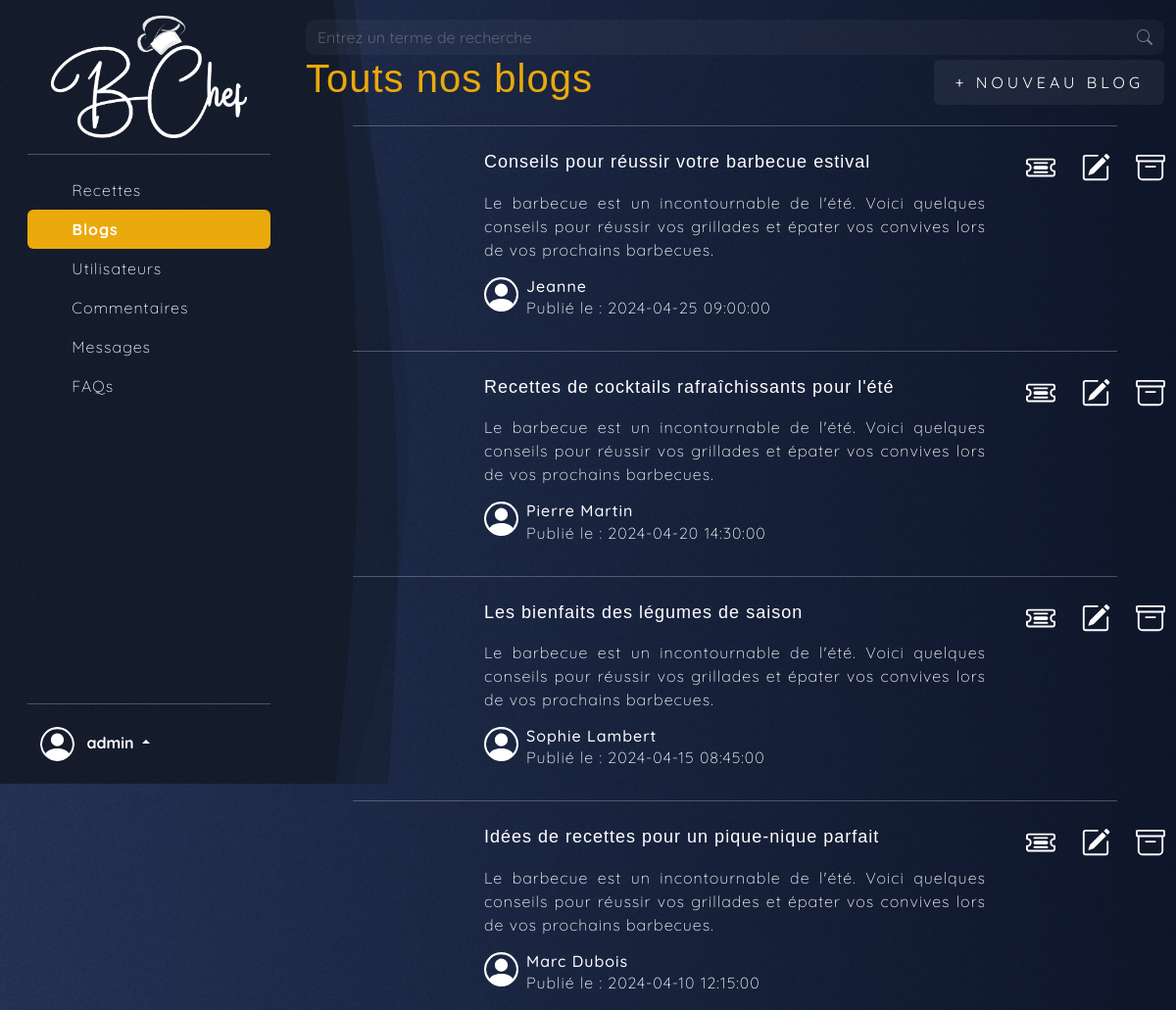
The app's page /admin/admin_blogs.php (signed in) with its own data.
### tables this page shows
CREATE TABLE `blogs` (
  `id_blog` int(11) NOT NULL,
  `titre` varchar(255) NOT NULL,
  `objet` varchar(255) NOT NULL,
  `contenu` text NOT NULL,
  `auteur` varchar(100) NOT NULL,
  `date_creation` timestamp NOT NULL DEFAULT current_timestamp()
);

### admin/admin_blogs.php (the view, shortened to what this page needs)
<?php
include 'header_admin.php';
$connexion = connexion();
try
{
    function getblogs($connexion) {
        $res = $connexion->prepare("SELECT * FROM blogs");
        $res->execute();
        return $res->fetchAll(PDO::FETCH_ASSOC);
    }
    $blogs = getblogs($connexion);
} catch (PDOException $e) {
    echo "Erreur : " . $e->getMessage();
}
?>
<div class="box">
  <div class="form-content">
    <div class="row">
      <div class="col-12">
        <div class="d-flex justify-content-between align-items-center">
          <h1>Touts nos blogs</h1>
          <div class="modal-block">
            <button type="button" class="btn boutton" data-bs-toggle="modal" data-bs-target="#create_Modal"
              data-bs-whatever="@mdo">+ Nouveau blog</button>
          </div>
        </div>
        <main>
          <div class="container marketing">
            <div class="row">
              <?php foreach ($blogs as $blog): ?>
              <div class="col-md-12 px-5">
              <hr>
                  <div class="row">
                    <div class="col-md-2">
                    </div>
                    <div class="col-md-8">
                      <div class="content text-start">
                        <h2 class="name">
                          <?php echo $blog['titre']; ?>
                        </h2>
                        <p class="objet">
                          <?php echo $blog['objet']; ?>
                        </p>
                        <div class="author d-flex gap-2 ">
                          <div>
                          </div>
                          <div>
                            <h6 class="m-0">
                              <?php echo $blog['auteur']; ?>
                            </h6>
                            <p>Publié le :
                              <?php echo $blog['date_creation']; ?>
                            </p>
                          </div>
                        </div>
                      </div>
                    </div>
                    <div class="col-md-2">
                      <div class="d-flex justify-content-between react p-1">
                      <div class="detail">
                        <a href="details_blogs.php?id_blog=<?php echo $blog['id_blog'];?>" class="btn btn-white">
                        </a>
                      </div>
                      <div class="edit">
                        <a href="edit_blogs.php?id_blog=<?php echo $blog['id_blog'];?>&action=edit"
                          class="btn btn-white">
                        </a>
                      </div>
                      <div class="delete">
                        <a href="delete_blogs.php?id_blog=<?php echo $blog['id_blog'];?>"
                          class="btn btn-white">
                        </a>
                      </div>
                    </div>
                    </div>
                  </div>
              </div>
              <?php endforeach; ?>
            </div>
          </div>
        </main>
      </div>
    </div>
  </div>
</div>
</body>
</html>

### admin/style.css (style rules this page uses)
* { margin: 0; padding: 0; -webkit-box-sizing: border-box; box-sizing: border-box; }
body { font-family: "Quicksand", sans-serif; font-optical-sizing: auto; font-weight: 100; font-size: 16px; font-style: normal; letter-spacing: 1px; color: black; background: rgb(15,24,44); background: linear-gradient(270deg, #0f182c 0%, #27355a 100%); color: white; }
body::after { content: url(); background-image: url(../images/Background\ Noise.svg); background-size: cover; background-repeat: repeat; background-position: center; position: fixed; height: 100%; top: 0; left: 0; bottom: 0; right: 0; z-index: -1; }
h1 { font-family: "Archivo Black", sans-serif; font-optical-sizing: auto; font-weight: 500; font-size: 40px; color: #EAA90C; }
h2 { padding: 10px 0; font-family: "Archivo Black", sans-serif; font-optical-sizing: auto; font-weight: 500; font-size: 30px; color: #EAA90C; }
p { text-align: justify; }
a { text-decoration: none; color: white; }
.boutton { background-color: #ffffff0f; position: relative; display: inline-block; padding: 10px 20px; color: #ffffff; font-size: 16px; text-decoration: none; text-transform: uppercase; overflow: hidden; transition: .5s; letter-spacing: 4px; }
.name { font-size: 18px; font-weight: 500; color: #ffffff; }

### records on screen
blogs: titre "Conseils pour réussir votre barbecue estival", objet "Le barbecue est un incontournable de l'été. Voici quelques conseils pour réussir vos grillades et épater vos convives lors de vos prochains barbecues.", auteur "Jeanne", date_creation "2024-04-25 09:00:00"
blogs: titre "Recettes de cocktails rafraîchissants pour l'été", objet "Le barbecue est un incontournable de l'été. Voici quelques conseils pour réussir vos grillades et épater vos convives lors de vos prochains barbecues.", auteur "Pierre Martin", date_creation "2024-04-20 14:30:00"
blogs: titre "Les bienfaits des légumes de saison", objet "Le barbecue est un incontournable de l'été. Voici quelques conseils pour réussir vos grillades et épater vos convives lors de vos prochains barbecues.", auteur "Sophie Lambert", date_creation "2024-04-15 08:45:00"
blogs: titre "Idées de recettes pour un pique-nique parfait", objet "Le barbecue est un incontournable de l'été. Voici quelques conseils pour réussir vos grillades et épater vos convives lors de vos prochains barbecues.", auteur "Marc Dubois", date_creation "2024-04-10 12:15:00"

### other values on screen
$_SESSION['admin'] "admin"
